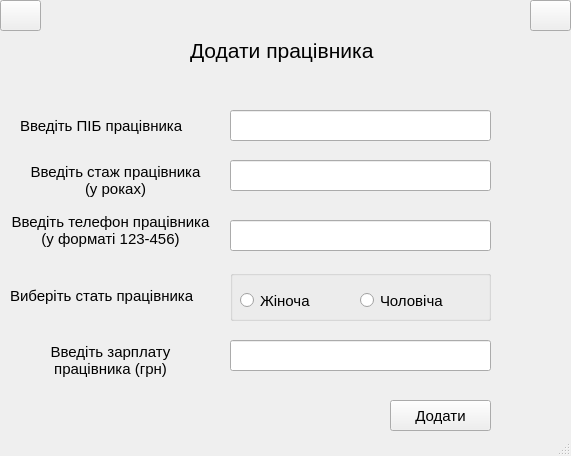
<?xml version="1.0" encoding="UTF-8"?>
<ui version="4.0">
 <class>MainWindow</class>
 <widget class="QMainWindow" name="MainWindow">
  <property name="geometry">
   <rect>
    <x>0</x>
    <y>0</y>
    <width>571</width>
    <height>456</height>
   </rect>
  </property>
  <property name="windowTitle">
   <string>MainWindow</string>
  </property>
  <widget class="QWidget" name="centralwidget">
   <widget class="QLineEdit" name="stazh_field">
    <property name="geometry">
     <rect>
      <x>230</x>
      <y>160</y>
      <width>261</width>
      <height>31</height>
     </rect>
    </property>
    <property name="font">
     <font>
      <pointsize>12</pointsize>
     </font>
    </property>
   </widget>
   <widget class="QLineEdit" name="name_field">
    <property name="geometry">
     <rect>
      <x>230</x>
      <y>110</y>
      <width>261</width>
      <height>31</height>
     </rect>
    </property>
    <property name="font">
     <font>
      <pointsize>12</pointsize>
     </font>
    </property>
   </widget>
   <widget class="QPushButton" name="submit_button">
    <property name="geometry">
     <rect>
      <x>390</x>
      <y>400</y>
      <width>101</width>
      <height>31</height>
     </rect>
    </property>
    <property name="font">
     <font>
      <pointsize>11</pointsize>
     </font>
    </property>
    <property name="text">
     <string>Додати</string>
    </property>
   </widget>
   <widget class="QPushButton" name="back_button">
    <property name="geometry">
     <rect>
      <x>0</x>
      <y>0</y>
      <width>41</width>
      <height>31</height>
     </rect>
    </property>
    <property name="font">
     <font>
      <pointsize>2</pointsize>
     </font>
    </property>
    <property name="text">
     <string/>
    </property>
    <property name="icon">
     <iconset resource="../resources.qrc">
      <normaloff>:/newPrefix/assets/arrow.png</normaloff>:/newPrefix/assets/arrow.png</iconset>
    </property>
    <property name="iconSize">
     <size>
      <width>25</width>
      <height>25</height>
     </size>
    </property>
   </widget>
   <widget class="QLabel" name="label">
    <property name="geometry">
     <rect>
      <x>20</x>
      <y>110</y>
      <width>191</width>
      <height>31</height>
     </rect>
    </property>
    <property name="font">
     <font>
      <pointsize>11</pointsize>
     </font>
    </property>
    <property name="text">
     <string>Введіть ПІБ працівника</string>
    </property>
   </widget>
   <widget class="QPushButton" name="exit_button">
    <property name="geometry">
     <rect>
      <x>530</x>
      <y>0</y>
      <width>41</width>
      <height>31</height>
     </rect>
    </property>
    <property name="font">
     <font>
      <pointsize>2</pointsize>
     </font>
    </property>
    <property name="text">
     <string/>
    </property>
    <property name="icon">
     <iconset resource="../resources.qrc">
      <normaloff>:/newPrefix/assets/exit.png</normaloff>:/newPrefix/assets/exit.png</iconset>
    </property>
    <property name="iconSize">
     <size>
      <width>25</width>
      <height>25</height>
     </size>
    </property>
   </widget>
   <widget class="QLabel" name="label_2">
    <property name="geometry">
     <rect>
      <x>30</x>
      <y>160</y>
      <width>171</width>
      <height>41</height>
     </rect>
    </property>
    <property name="font">
     <font>
      <pointsize>11</pointsize>
     </font>
    </property>
    <property name="text">
     <string>Введіть стаж працівника (у роках)</string>
    </property>
    <property name="alignment">
     <set>Qt::AlignCenter</set>
    </property>
    <property name="wordWrap">
     <bool>true</bool>
    </property>
   </widget>
   <widget class="QLabel" name="label_4">
    <property name="geometry">
     <rect>
      <x>190</x>
      <y>30</y>
      <width>201</width>
      <height>41</height>
     </rect>
    </property>
    <property name="font">
     <font>
      <pointsize>16</pointsize>
     </font>
    </property>
    <property name="text">
     <string>Додати працівника</string>
    </property>
   </widget>
   <widget class="QLabel" name="label_3">
    <property name="geometry">
     <rect>
      <x>10</x>
      <y>210</y>
      <width>201</width>
      <height>41</height>
     </rect>
    </property>
    <property name="font">
     <font>
      <pointsize>11</pointsize>
     </font>
    </property>
    <property name="text">
     <string>Введіть телефон працівника (у форматі 123-456)</string>
    </property>
    <property name="alignment">
     <set>Qt::AlignCenter</set>
    </property>
    <property name="wordWrap">
     <bool>true</bool>
    </property>
   </widget>
   <widget class="QLineEdit" name="phone_field">
    <property name="geometry">
     <rect>
      <x>230</x>
      <y>220</y>
      <width>261</width>
      <height>31</height>
     </rect>
    </property>
    <property name="font">
     <font>
      <pointsize>12</pointsize>
     </font>
    </property>
   </widget>
   <widget class="QLabel" name="label_5">
    <property name="geometry">
     <rect>
      <x>10</x>
      <y>280</y>
      <width>201</width>
      <height>31</height>
     </rect>
    </property>
    <property name="font">
     <font>
      <pointsize>11</pointsize>
     </font>
    </property>
    <property name="text">
     <string>Виберіть стать працівника</string>
    </property>
   </widget>
   <widget class="QLabel" name="label_6">
    <property name="geometry">
     <rect>
      <x>10</x>
      <y>340</y>
      <width>201</width>
      <height>41</height>
     </rect>
    </property>
    <property name="font">
     <font>
      <pointsize>11</pointsize>
     </font>
    </property>
    <property name="text">
     <string>Введіть зарплату працівника (грн)</string>
    </property>
    <property name="alignment">
     <set>Qt::AlignCenter</set>
    </property>
    <property name="wordWrap">
     <bool>true</bool>
    </property>
   </widget>
   <widget class="QLineEdit" name="salary_field">
    <property name="geometry">
     <rect>
      <x>230</x>
      <y>340</y>
      <width>261</width>
      <height>31</height>
     </rect>
    </property>
    <property name="font">
     <font>
      <pointsize>12</pointsize>
     </font>
    </property>
   </widget>
   <widget class="QGroupBox" name="groupBox">
    <property name="geometry">
     <rect>
      <x>230</x>
      <y>270</y>
      <width>261</width>
      <height>51</height>
     </rect>
    </property>
    <property name="title">
     <string/>
    </property>
    <widget class="QRadioButton" name="female_rb">
     <property name="geometry">
      <rect>
       <x>10</x>
       <y>20</y>
       <width>81</width>
       <height>21</height>
      </rect>
     </property>
     <property name="font">
      <font>
       <pointsize>11</pointsize>
      </font>
     </property>
     <property name="text">
      <string>Жіноча</string>
     </property>
    </widget>
    <widget class="QRadioButton" name="male_rb">
     <property name="geometry">
      <rect>
       <x>130</x>
       <y>20</y>
       <width>91</width>
       <height>21</height>
      </rect>
     </property>
     <property name="font">
      <font>
       <pointsize>11</pointsize>
      </font>
     </property>
     <property name="text">
      <string>Чоловіча</string>
     </property>
    </widget>
   </widget>
  </widget>
  <widget class="QStatusBar" name="statusbar"/>
 </widget>
 <resources>
  <include location="../resources.qrc"/>
 </resources>
 <connections/>
</ui>
